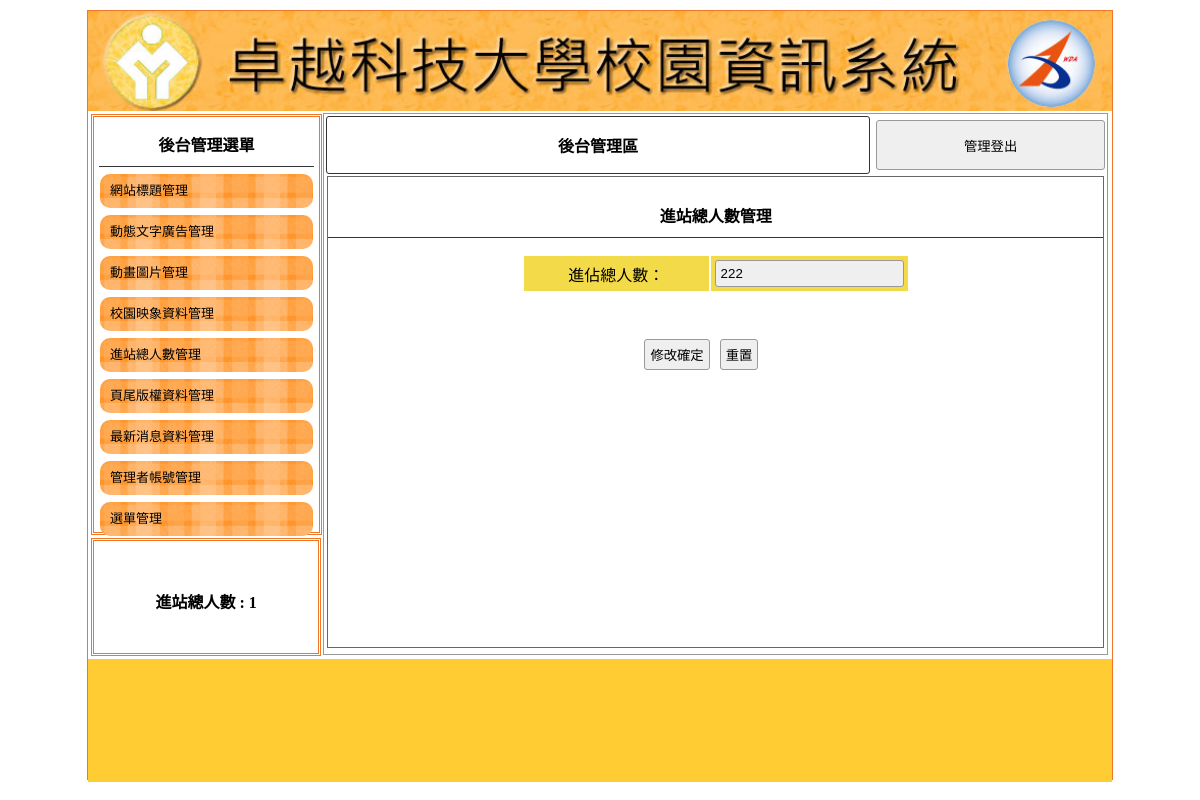
/back.php?do=total, run on an earlier commit of the app's database.
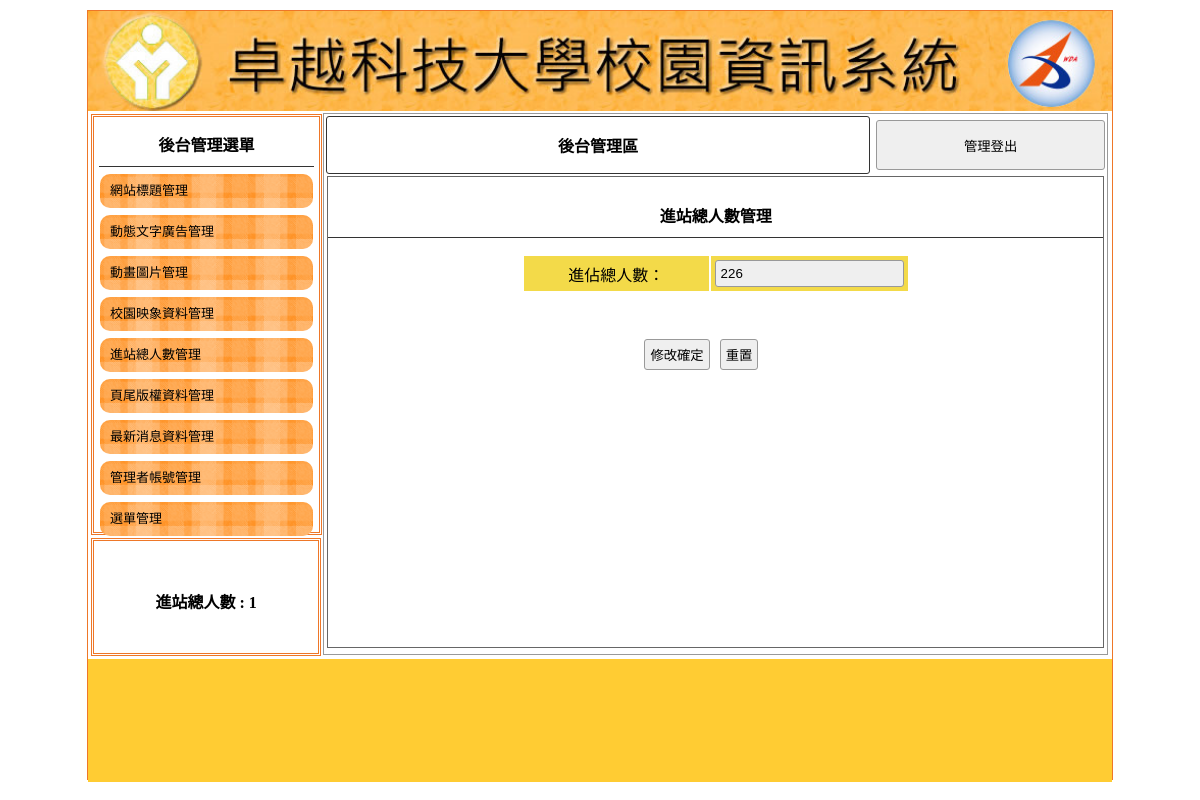
And on a later commit of the database.
### tables this page shows
CREATE TABLE `total` (
  `id` int(10) UNSIGNED NOT NULL,
  `total` int(10) UNSIGNED NOT NULL
);

### api/db.php (called while the page is built, shortened)
<?php
class DB
{
    protected $pdo;
    protected $table;
    function __construct($table)
    {
        $this->table = $table;
        $host     = getenv('DB_HOST') ?: '127.0.0.1';
        $port     = getenv('DB_PORT') ?: '3306';
        $user     = getenv('DB_USERNAME') ?: 'root';
        $password = getenv('DB_PASSWORD') !== false ? getenv('DB_PASSWORD') : '';
        $dbname   = 'db11';
        $dsn = "mysql:host={$host};port={$port};dbname={$dbname};charset=utf8mb4";
        $this->pdo = new PDO($dsn, $user, $password, [
            PDO::ATTR_ERRMODE            => PDO::ERRMODE_EXCEPTION,
            PDO::ATTR_DEFAULT_FETCH_MODE => PDO::FETCH_ASSOC,
            PDO::ATTR_EMULATE_PREPARES   => false,
        ]);
    }
    function find($id)
    {
        $sql = " SELECT * FROM `$this->table` ";
        if (is_array($id)) {
            $where = $this->array2sql($id);
            $sql .= " WHERE " . join(" AND ", $where);
        } else {
            $sql .= " WHERE `id`='$id' ";
        }
        return $this->pdo->query($sql)->fetch(PDO::FETCH_ASSOC);
    }
    private function array2sql($array)
    {
        $tmp = [];
        foreach ($array as $key => $value) {
            $tmp[] = "`$key`='$value'";
        }
        return $tmp;
    }
}
$Total = new DB('total');

### back.php (the view, shortened to what the changed rows need)
<?php
include_once "./api/db.php";
?>
<!DOCTYPE html PUBLIC "-//W3C//DTD XHTML 1.0 Transitional//EN" "http://www.w3.org/TR/xhtml1/DTD/xhtml1-transitional.dtd">
<html xmlns="http://www.w3.org/1999/xhtml">
<head>
	<link href="./css/css.css" rel="stylesheet" type="text/css">
</head>
<body>
	<div id="main">
		<div id="ms">
			<div class="di" style="height:540px; border:#999 1px solid; width:76.5%; margin:2px 0px 0px 0px; float:left; position:relative; left:20px;">
				<?php
				$do = $_GET['do'] ?? 'title';
				$file = "./back/" . $do . ".php";
				if (file_exists($file)) {
					include $file;
				} else {
					include "./back/title.php";
				}
				?>
			</div>
		</div>
	</div>
</body>
</html>

### back/total.php
<div style="width:99%; height:87%; margin:auto; overflow:auto; border:#666 1px solid;">
    <p class="t cent botli">進站總人數管理</p>
    <form method="post" target="" action="./api/edit_data.php?table=<?= $do; ?>">
        <table width="50%" style="margin: auto;">
            <tbody>
                    <tr class="yel">
                        <td width="50%">進佔總人數：</td>
                        <td>
                            <input type="number" name="total" value="<?= $Total->find(1)['total']; ?>">
                        </td>
                    </tr>
            </tbody>
        </table>
        <table style="margin-top:40px; width:70%;">
            <tbody>
                <tr>
                    <td width="200px"></td>
                    <td class="cent">
                        <input type="submit" value="修改確定">
                        <input type="reset" value="重置">
                    </td>
                </tr>
            </tbody>
        </table>
    </form>
</div>

What changed in the data, as far as the page shows it:
changed total: total "222" → "226"
